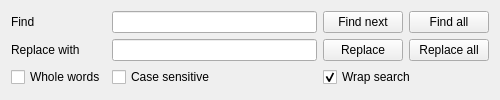
<?xml version="1.0" encoding="UTF-8"?>
<ui version="4.0">
 <class>Form</class>
 <widget class="QWidget" name="Form">
  <property name="geometry">
   <rect>
    <x>0</x>
    <y>0</y>
    <width>500</width>
    <height>100</height>
   </rect>
  </property>
  <property name="windowTitle">
   <string>Form</string>
  </property>
  <layout class="QGridLayout" name="gridLayout">
   <item row="0" column="0">
    <widget class="QLabel" name="label">
     <property name="text">
      <string>Find</string>
     </property>
    </widget>
   </item>
   <item row="0" column="1">
    <widget class="QLineEdit" name="searchFindLine"/>
   </item>
   <item row="0" column="2">
    <widget class="QPushButton" name="searchFindButton">
     <property name="text">
      <string>Find next</string>
     </property>
    </widget>
   </item>
   <item row="0" column="3">
    <widget class="QPushButton" name="searchFindAllButton">
     <property name="text">
      <string>Find all</string>
     </property>
    </widget>
   </item>
   <item row="1" column="0">
    <widget class="QLabel" name="label_2">
     <property name="text">
      <string>Replace with</string>
     </property>
    </widget>
   </item>
   <item row="1" column="1">
    <widget class="QLineEdit" name="searchReplaceLine"/>
   </item>
   <item row="1" column="2">
    <widget class="QPushButton" name="searchReplaceButton">
     <property name="text">
      <string>Replace</string>
     </property>
    </widget>
   </item>
   <item row="1" column="3">
    <widget class="QPushButton" name="searchReplaceAllButton">
     <property name="text">
      <string>Replace all</string>
     </property>
    </widget>
   </item>
   <item row="2" column="0">
    <widget class="QCheckBox" name="searchWholeBox">
     <property name="text">
      <string>Whole words</string>
     </property>
    </widget>
   </item>
   <item row="2" column="1">
    <widget class="QCheckBox" name="searchCaseBox">
     <property name="text">
      <string>Case sensitive</string>
     </property>
    </widget>
   </item>
   <item row="2" column="2" colspan="2">
    <widget class="QCheckBox" name="searchWrapBox">
     <property name="text">
      <string>Wrap search</string>
     </property>
     <property name="checked">
      <bool>true</bool>
     </property>
    </widget>
   </item>
  </layout>
 </widget>
 <tabstops>
  <tabstop>searchFindLine</tabstop>
  <tabstop>searchReplaceLine</tabstop>
  <tabstop>searchFindButton</tabstop>
  <tabstop>searchReplaceButton</tabstop>
  <tabstop>searchReplaceAllButton</tabstop>
  <tabstop>searchCaseBox</tabstop>
  <tabstop>searchWholeBox</tabstop>
  <tabstop>searchWrapBox</tabstop>
  <tabstop>searchFindAllButton</tabstop>
 </tabstops>
 <resources/>
 <connections>
  <connection>
   <sender>searchFindLine</sender>
   <signal>returnPressed()</signal>
   <receiver>searchFindButton</receiver>
   <slot>click()</slot>
   <hints>
    <hint type="sourcelabel">
     <x>189</x>
     <y>25</y>
    </hint>
    <hint type="destinationlabel">
     <x>303</x>
     <y>13</y>
    </hint>
   </hints>
  </connection>
  <connection>
   <sender>searchReplaceLine</sender>
   <signal>returnPressed()</signal>
   <receiver>searchReplaceButton</receiver>
   <slot>click()</slot>
   <hints>
    <hint type="sourcelabel">
     <x>245</x>
     <y>48</y>
    </hint>
    <hint type="destinationlabel">
     <x>306</x>
     <y>54</y>
    </hint>
   </hints>
  </connection>
 </connections>
</ui>
